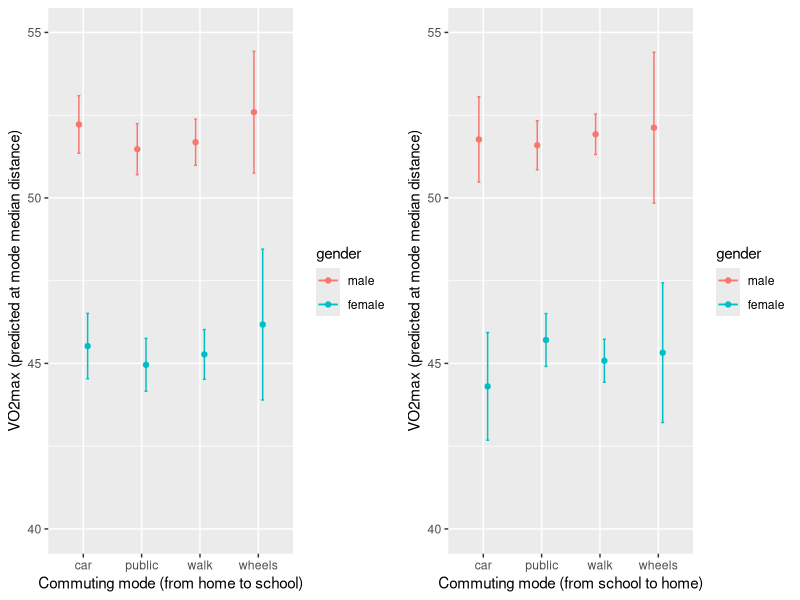

This figure's R source:
#B. Lesko�ek, 2024-04-25.
#for B. Francis, synDiffix
#code used for paper https://link.springer.com/content/pdf/10.1186/s12889-021-10326-6.pdf

# Total columns: "VO2max","CommToSch","CommHome","gender","age","MVPAsqrt","DistLog2Home","DistLog2ToSch","DistFromHome","DistFromSchool"

library(ggplot2)

dd <- read.csv("CommDataSyn_target_VO2max_all.csv")
dd$CommToSch = factor(dd$CommToSch, levels=c('car', 'public', 'wheels', 'walk'))
dd$CommHome = factor(dd$CommHome, levels=c('car', 'public', 'wheels', 'walk'))
dd$gender = factor(dd$gender, levels=c('male', 'female'))

### from Home 2 Sch
m=lm(VO2max ~ CommToSch*gender + age + MVPAsqrt + DistLog2ToSch:CommToSch , data=dd)
summary(m)
new= data.frame(gender=c(rep(1,4), rep(2,4)), CommToSch=0:3, age=mean(dd$age), MVPAsqrt=mean(dd$MVPAsqrt),
                DistLog2ToSch=aggregate(dd[, "DistLog2ToSch"], list(dd$CommToSch), median)$x)
new$gender= factor(new$gender);  levels(new$gender)=levels(dd$gender)
new$CommToSch= factor(new$CommToSch);  levels(new$CommToSch)=levels(dd$CommToSch)
new$CommToSch = factor(new$CommToSch,levels(dd$CommToSch)[c(1,2,4,3)])
Ypred= predict.lm(m, new)
pred.w.plim <- predict(m, new, interval = "prediction")
pred.w.clim <- predict(m, new, interval = "confidence")
pd <- position_dodge(0.3) # move them .05 to the left and right
q=cbind(new, pred.w.clim)
p1=ggplot(q, aes(x=CommToSch, y=fit, colour=gender)) +  geom_errorbar(aes(ymin=lwr, ymax=upr), width=.1, position=pd) +
  geom_line(position=pd) +   geom_point(position=pd) +ylim(40,55)+ xlab("Commuting mode (from home to school)") + ylab("VO2max (predicted at mode median distance)")


### from Sch 2 Home
m=lm(VO2max ~ CommHome*gender + age + MVPAsqrt + DistLog2Home:CommHome , data=dd)
summary(m)
new= data.frame(gender=c(rep(1,4), rep(2,4)), CommHome=0:3, age=mean(dd$age), MVPAsqrt=mean(dd$MVPAsqrt), DistLog2Home=aggregate(dd[, "DistLog2Home"], list(dd$CommHome), median)$x)
new$gender= factor(new$gender);  levels(new$gender)=levels(dd$gender)
new$CommHome= factor(new$CommHome);  levels(new$CommHome)=levels(dd$CommHome)
new$CommHome = factor(new$CommHome,levels(dd$CommHome)[c(1,2,4,3)])
Ypred= predict.lm(m, new)
pred.w.plim <- predict(m, new, interval = "prediction")
pred.w.clim <- predict(m, new, interval = "confidence")
pd <- position_dodge(0.3) # move them .05 to the left and right
q=cbind(new, pred.w.clim)
p2=ggplot(q, aes(x=CommHome, y=fit, colour=gender)) +  geom_errorbar(aes(ymin=lwr, ymax=upr), width=.1, position=pd) +
  geom_line(position=pd) +   geom_point(position=pd)+ylim(40,55) + xlab("Commuting mode (from school to home)") + ylab("VO2max (predicted at mode median distance)")
png("FigSyn2a_all.png", 20, 10, units="cm", res=600)
library(gridExtra)
grid.arrange(p1, p2, ncol=2)
dev.off()
